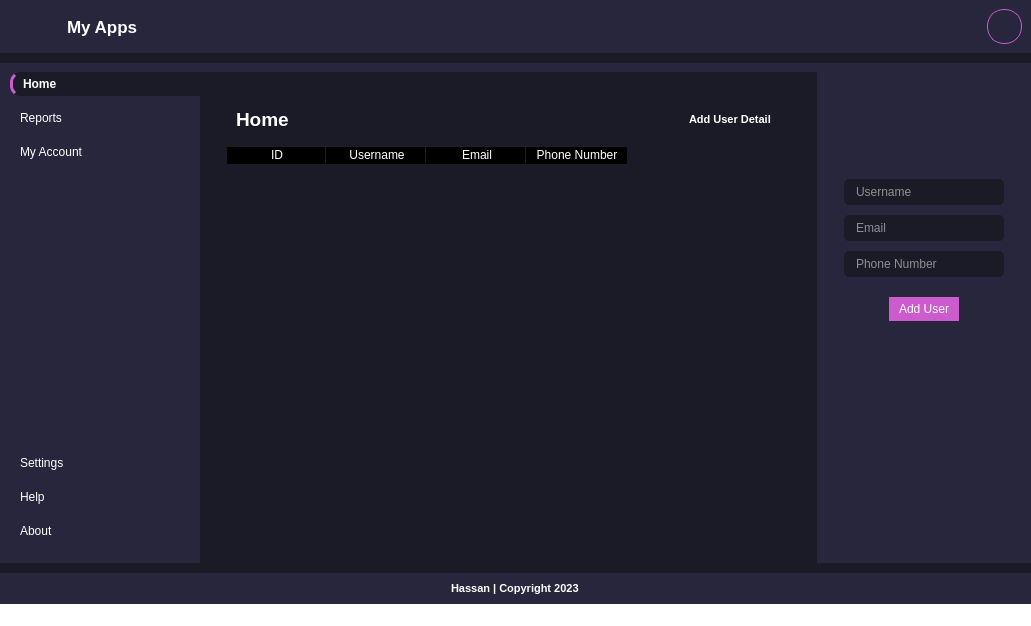
<?xml version="1.0" encoding="UTF-8"?>
<ui version="4.0">
 <class>MainWindow</class>
 <widget class="QMainWindow" name="MainWindow">
  <property name="geometry">
   <rect>
    <x>0</x>
    <y>0</y>
    <width>1031</width>
    <height>626</height>
   </rect>
  </property>
  <property name="windowTitle">
   <string>MainWindow</string>
  </property>
  <property name="styleSheet">
   <string notr="true">*{
	border: none;
	background-color:transparent;
	background:transparent;
	padding:0;
	margin:0;
	color: #fff;
}
#centralwidget, #mainBodyContent, QLineEdit{
	background-color:#1b1b27;
}
#header, #mainBody, #footer{
	background-color: #27263c;
}
#pushButton{
	border:1px solid #cc5bce;
	border-radius: 17px;
	text-align:center;
}
#addUserBtn{
	background-color: #cc5bce;
	border-radius: 13px;
}
#leftMenu, QPushButton{
	text-align:left;
	padding: 5px 10px;
	border-top-left-radius: 10px;
	border-bottom-left-radius: 10px;
	border-top-right-radius: 0px;
	border-bottom-right-radius: 0px;
	background-color:transparent;
}
#homeBtn{
	border-left:3px solid #cc5bce;
	font-weight:bold;
	background-color:#1b1b27;
}
QLineEdit{
	color:#fff;
	padding: 5px 10px;
	border-radius: 5px
}</string>
  </property>
  <widget class="QWidget" name="centralwidget">
   <layout class="QVBoxLayout" name="verticalLayout">
    <property name="spacing">
     <number>10</number>
    </property>
    <property name="leftMargin">
     <number>0</number>
    </property>
    <property name="topMargin">
     <number>0</number>
    </property>
    <property name="rightMargin">
     <number>0</number>
    </property>
    <property name="bottomMargin">
     <number>0</number>
    </property>
    <item alignment="Qt::AlignTop">
     <widget class="QWidget" name="header" native="true">
      <layout class="QHBoxLayout" name="horizontalLayout">
       <property name="spacing">
        <number>0</number>
       </property>
       <property name="leftMargin">
        <number>0</number>
       </property>
       <property name="topMargin">
        <number>0</number>
       </property>
       <property name="rightMargin">
        <number>0</number>
       </property>
       <property name="bottomMargin">
        <number>0</number>
       </property>
       <item alignment="Qt::AlignLeft">
        <widget class="QFrame" name="frame_2">
         <property name="frameShape">
          <enum>QFrame::StyledPanel</enum>
         </property>
         <property name="frameShadow">
          <enum>QFrame::Raised</enum>
         </property>
         <layout class="QHBoxLayout" name="horizontalLayout_4">
          <item alignment="Qt::AlignLeft">
           <widget class="QPushButton" name="menuBtn">
            <property name="cursor">
             <cursorShape>PointingHandCursor</cursorShape>
            </property>
            <property name="text">
             <string/>
            </property>
            <property name="icon">
             <iconset resource="QSS/QSS_Resources.qrc">
              <normaloff>:/icons/Icons/align-justify.png</normaloff>:/icons/Icons/align-justify.png</iconset>
            </property>
            <property name="iconSize">
             <size>
              <width>22</width>
              <height>22</height>
             </size>
            </property>
           </widget>
          </item>
          <item>
           <widget class="QLabel" name="label">
            <property name="font">
             <font>
              <pointsize>13</pointsize>
              <weight>75</weight>
              <bold>true</bold>
             </font>
            </property>
            <property name="text">
             <string>My Apps</string>
            </property>
           </widget>
          </item>
         </layout>
        </widget>
       </item>
       <item alignment="Qt::AlignRight">
        <widget class="QFrame" name="frame">
         <property name="frameShape">
          <enum>QFrame::StyledPanel</enum>
         </property>
         <property name="frameShadow">
          <enum>QFrame::Raised</enum>
         </property>
         <layout class="QHBoxLayout" name="horizontalLayout_3">
          <item>
           <widget class="QPushButton" name="pushButton_4">
            <property name="cursor">
             <cursorShape>PointingHandCursor</cursorShape>
            </property>
            <property name="text">
             <string/>
            </property>
            <property name="icon">
             <iconset resource="QSS/QSS_Resources.qrc">
              <normaloff>:/icons/Icons/search.png</normaloff>:/icons/Icons/search.png</iconset>
            </property>
            <property name="iconSize">
             <size>
              <width>22</width>
              <height>22</height>
             </size>
            </property>
           </widget>
          </item>
          <item>
           <widget class="QPushButton" name="pushButton_3">
            <property name="cursor">
             <cursorShape>PointingHandCursor</cursorShape>
            </property>
            <property name="text">
             <string/>
            </property>
            <property name="icon">
             <iconset resource="QSS/QSS_Resources.qrc">
              <normaloff>:/icons/Icons/bell.png</normaloff>:/icons/Icons/bell.png</iconset>
            </property>
            <property name="iconSize">
             <size>
              <width>22</width>
              <height>22</height>
             </size>
            </property>
           </widget>
          </item>
          <item>
           <widget class="QPushButton" name="pushButton_2">
            <property name="cursor">
             <cursorShape>PointingHandCursor</cursorShape>
            </property>
            <property name="text">
             <string/>
            </property>
            <property name="icon">
             <iconset resource="QSS/QSS_Resources.qrc">
              <normaloff>:/icons/Icons/activity.png</normaloff>:/icons/Icons/activity.png</iconset>
            </property>
            <property name="iconSize">
             <size>
              <width>22</width>
              <height>22</height>
             </size>
            </property>
           </widget>
          </item>
          <item>
           <widget class="QPushButton" name="pushButton">
            <property name="minimumSize">
             <size>
              <width>35</width>
              <height>35</height>
             </size>
            </property>
            <property name="maximumSize">
             <size>
              <width>35</width>
              <height>35</height>
             </size>
            </property>
            <property name="cursor">
             <cursorShape>PointingHandCursor</cursorShape>
            </property>
            <property name="text">
             <string/>
            </property>
            <property name="icon">
             <iconset resource="QSS/QSS_Resources.qrc">
              <normaloff>:/icons/Icons/user.png</normaloff>:/icons/Icons/user.png</iconset>
            </property>
            <property name="iconSize">
             <size>
              <width>25</width>
              <height>25</height>
             </size>
            </property>
           </widget>
          </item>
         </layout>
        </widget>
       </item>
      </layout>
     </widget>
    </item>
    <item>
     <widget class="QWidget" name="mainBody" native="true">
      <property name="sizePolicy">
       <sizepolicy hsizetype="Preferred" vsizetype="Expanding">
        <horstretch>0</horstretch>
        <verstretch>0</verstretch>
       </sizepolicy>
      </property>
      <property name="minimumSize">
       <size>
        <width>944</width>
        <height>499</height>
       </size>
      </property>
      <layout class="QHBoxLayout" name="horizontalLayout_2">
       <property name="spacing">
        <number>0</number>
       </property>
       <property name="leftMargin">
        <number>0</number>
       </property>
       <property name="rightMargin">
        <number>0</number>
       </property>
       <property name="bottomMargin">
        <number>0</number>
       </property>
       <item>
        <widget class="QCustomSlideMenu" name="leftMenu" native="true">
         <property name="minimumSize">
          <size>
           <width>200</width>
           <height>0</height>
          </size>
         </property>
         <layout class="QVBoxLayout" name="verticalLayout_3">
          <property name="spacing">
           <number>0</number>
          </property>
          <property name="leftMargin">
           <number>0</number>
          </property>
          <property name="topMargin">
           <number>0</number>
          </property>
          <property name="rightMargin">
           <number>0</number>
          </property>
          <property name="bottomMargin">
           <number>20</number>
          </property>
          <item>
           <widget class="QWidget" name="widget" native="true">
            <property name="minimumSize">
             <size>
              <width>200</width>
              <height>470</height>
             </size>
            </property>
            <layout class="QVBoxLayout" name="verticalLayout_4">
             <property name="spacing">
              <number>0</number>
             </property>
             <property name="leftMargin">
              <number>10</number>
             </property>
             <property name="topMargin">
              <number>0</number>
             </property>
             <property name="rightMargin">
              <number>0</number>
             </property>
             <property name="bottomMargin">
              <number>0</number>
             </property>
             <item>
              <widget class="QFrame" name="frame_3">
               <property name="frameShape">
                <enum>QFrame::StyledPanel</enum>
               </property>
               <property name="frameShadow">
                <enum>QFrame::Raised</enum>
               </property>
               <layout class="QVBoxLayout" name="verticalLayout_5">
                <property name="spacing">
                 <number>10</number>
                </property>
                <property name="leftMargin">
                 <number>0</number>
                </property>
                <property name="topMargin">
                 <number>0</number>
                </property>
                <property name="rightMargin">
                 <number>0</number>
                </property>
                <property name="bottomMargin">
                 <number>0</number>
                </property>
                <item>
                 <widget class="QPushButton" name="homeBtn">
                  <property name="cursor">
                   <cursorShape>PointingHandCursor</cursorShape>
                  </property>
                  <property name="styleSheet">
                   <string notr="true">background-color:#1b1b27;</string>
                  </property>
                  <property name="text">
                   <string>Home</string>
                  </property>
                  <property name="icon">
                   <iconset resource="QSS/QSS_Resources.qrc">
                    <normaloff>:/icons/Icons/home.png</normaloff>:/icons/Icons/home.png</iconset>
                  </property>
                 </widget>
                </item>
                <item>
                 <widget class="QPushButton" name="reportsBtn">
                  <property name="cursor">
                   <cursorShape>PointingHandCursor</cursorShape>
                  </property>
                  <property name="text">
                   <string>Reports</string>
                  </property>
                  <property name="icon">
                   <iconset resource="QSS/QSS_Resources.qrc">
                    <normaloff>:/icons/Icons/printer.png</normaloff>:/icons/Icons/printer.png</iconset>
                  </property>
                 </widget>
                </item>
                <item>
                 <widget class="QPushButton" name="accountBtn">
                  <property name="cursor">
                   <cursorShape>PointingHandCursor</cursorShape>
                  </property>
                  <property name="text">
                   <string>My Account</string>
                  </property>
                  <property name="icon">
                   <iconset resource="QSS/QSS_Resources.qrc">
                    <normaloff>:/icons/Icons/user.png</normaloff>:/icons/Icons/user.png</iconset>
                  </property>
                 </widget>
                </item>
               </layout>
              </widget>
             </item>
             <item>
              <spacer name="verticalSpacer">
               <property name="orientation">
                <enum>Qt::Vertical</enum>
               </property>
               <property name="sizeHint" stdset="0">
                <size>
                 <width>20</width>
                 <height>40</height>
                </size>
               </property>
              </spacer>
             </item>
             <item>
              <widget class="QFrame" name="frame_4">
               <property name="frameShape">
                <enum>QFrame::StyledPanel</enum>
               </property>
               <property name="frameShadow">
                <enum>QFrame::Raised</enum>
               </property>
               <layout class="QVBoxLayout" name="verticalLayout_6">
                <property name="spacing">
                 <number>10</number>
                </property>
                <property name="leftMargin">
                 <number>0</number>
                </property>
                <property name="topMargin">
                 <number>0</number>
                </property>
                <property name="rightMargin">
                 <number>0</number>
                </property>
                <property name="bottomMargin">
                 <number>0</number>
                </property>
                <item>
                 <widget class="QPushButton" name="settingBtn">
                  <property name="cursor">
                   <cursorShape>PointingHandCursor</cursorShape>
                  </property>
                  <property name="text">
                   <string>Settings</string>
                  </property>
                  <property name="icon">
                   <iconset resource="QSS/QSS_Resources.qrc">
                    <normaloff>:/icons/Icons/settings.png</normaloff>:/icons/Icons/settings.png</iconset>
                  </property>
                 </widget>
                </item>
                <item>
                 <widget class="QPushButton" name="helpBtn">
                  <property name="cursor">
                   <cursorShape>PointingHandCursor</cursorShape>
                  </property>
                  <property name="text">
                   <string>Help</string>
                  </property>
                  <property name="icon">
                   <iconset resource="QSS/QSS_Resources.qrc">
                    <normaloff>:/icons/Icons/help-circle.png</normaloff>:/icons/Icons/help-circle.png</iconset>
                  </property>
                 </widget>
                </item>
                <item>
                 <widget class="QPushButton" name="aboutBtn">
                  <property name="cursor">
                   <cursorShape>PointingHandCursor</cursorShape>
                  </property>
                  <property name="text">
                   <string>About</string>
                  </property>
                  <property name="icon">
                   <iconset resource="QSS/QSS_Resources.qrc">
                    <normaloff>:/icons/Icons/info.png</normaloff>:/icons/Icons/info.png</iconset>
                  </property>
                 </widget>
                </item>
               </layout>
              </widget>
             </item>
            </layout>
           </widget>
          </item>
         </layout>
        </widget>
       </item>
       <item>
        <widget class="QWidget" name="mainBodyContent" native="true">
         <layout class="QVBoxLayout" name="verticalLayout_2">
          <item>
           <widget class="QCustomStackedWidget" name="mainPages">
            <widget class="QWidget" name="homePage">
             <layout class="QVBoxLayout" name="verticalLayout_10">
              <item>
               <widget class="QWidget" name="widget_3" native="true">
                <layout class="QVBoxLayout" name="verticalLayout_11">
                 <item>
                  <widget class="QFrame" name="frame_6">
                   <property name="frameShape">
                    <enum>QFrame::StyledPanel</enum>
                   </property>
                   <property name="frameShadow">
                    <enum>QFrame::Raised</enum>
                   </property>
                   <layout class="QHBoxLayout" name="horizontalLayout_6">
                    <item alignment="Qt::AlignLeft">
                     <widget class="QLabel" name="label_8">
                      <property name="font">
                       <font>
                        <pointsize>14</pointsize>
                        <weight>75</weight>
                        <bold>true</bold>
                       </font>
                      </property>
                      <property name="text">
                       <string>Home</string>
                      </property>
                     </widget>
                    </item>
                    <item alignment="Qt::AlignRight">
                     <widget class="QPushButton" name="showUserFromBtn">
                      <property name="font">
                       <font>
                        <pointsize>8</pointsize>
                        <weight>75</weight>
                        <bold>true</bold>
                       </font>
                      </property>
                      <property name="cursor">
                       <cursorShape>PointingHandCursor</cursorShape>
                      </property>
                      <property name="text">
                       <string>Add User Detail</string>
                      </property>
                      <property name="icon">
                       <iconset resource="QSS/QSS_Resources.qrc">
                        <normaloff>:/icons/Icons/file-plus.png</normaloff>:/icons/Icons/file-plus.png</iconset>
                      </property>
                      <property name="iconSize">
                       <size>
                        <width>22</width>
                        <height>22</height>
                       </size>
                      </property>
                     </widget>
                    </item>
                   </layout>
                  </widget>
                 </item>
                 <item>
                  <widget class="QTableWidget" name="tableWidget">
                   <column>
                    <property name="text">
                     <string>ID</string>
                    </property>
                   </column>
                   <column>
                    <property name="text">
                     <string>Username</string>
                    </property>
                   </column>
                   <column>
                    <property name="text">
                     <string>Email</string>
                    </property>
                   </column>
                   <column>
                    <property name="text">
                     <string>Phone Number</string>
                    </property>
                   </column>
                  </widget>
                 </item>
                </layout>
               </widget>
              </item>
             </layout>
            </widget>
            <widget class="QWidget" name="reportsPage">
             <widget class="QLabel" name="label_7">
              <property name="geometry">
               <rect>
                <x>120</x>
                <y>140</y>
                <width>181</width>
                <height>71</height>
               </rect>
              </property>
              <property name="font">
               <font>
                <pointsize>14</pointsize>
                <weight>75</weight>
                <bold>true</bold>
               </font>
              </property>
              <property name="text">
               <string>Reports</string>
              </property>
             </widget>
            </widget>
            <widget class="QWidget" name="accountsPage">
             <widget class="QLabel" name="label_6">
              <property name="geometry">
               <rect>
                <x>160</x>
                <y>170</y>
                <width>181</width>
                <height>71</height>
               </rect>
              </property>
              <property name="font">
               <font>
                <pointsize>14</pointsize>
                <weight>75</weight>
                <bold>true</bold>
               </font>
              </property>
              <property name="text">
               <string>Account</string>
              </property>
             </widget>
            </widget>
            <widget class="QWidget" name="settingsPage">
             <widget class="QLabel" name="label_5">
              <property name="geometry">
               <rect>
                <x>170</x>
                <y>160</y>
                <width>181</width>
                <height>71</height>
               </rect>
              </property>
              <property name="font">
               <font>
                <pointsize>14</pointsize>
                <weight>75</weight>
                <bold>true</bold>
               </font>
              </property>
              <property name="text">
               <string>Setting</string>
              </property>
             </widget>
            </widget>
            <widget class="QWidget" name="helpPage">
             <widget class="QLabel" name="label_4">
              <property name="geometry">
               <rect>
                <x>170</x>
                <y>110</y>
                <width>181</width>
                <height>71</height>
               </rect>
              </property>
              <property name="font">
               <font>
                <pointsize>14</pointsize>
                <weight>75</weight>
                <bold>true</bold>
               </font>
              </property>
              <property name="text">
               <string>Help</string>
              </property>
             </widget>
            </widget>
            <widget class="QWidget" name="aboutPage">
             <widget class="QLabel" name="label_3">
              <property name="geometry">
               <rect>
                <x>190</x>
                <y>140</y>
                <width>181</width>
                <height>71</height>
               </rect>
              </property>
              <property name="font">
               <font>
                <pointsize>14</pointsize>
                <weight>75</weight>
                <bold>true</bold>
               </font>
              </property>
              <property name="text">
               <string>About</string>
              </property>
             </widget>
            </widget>
           </widget>
          </item>
         </layout>
        </widget>
       </item>
       <item>
        <widget class="QCustomSlideMenu" name="rightMenu" native="true">
         <property name="minimumSize">
          <size>
           <width>200</width>
           <height>0</height>
          </size>
         </property>
         <layout class="QVBoxLayout" name="verticalLayout_7">
          <item alignment="Qt::AlignHCenter|Qt::AlignTop">
           <widget class="QWidget" name="widget_2" native="true">
            <property name="minimumSize">
             <size>
              <width>196</width>
              <height>249</height>
             </size>
            </property>
            <layout class="QVBoxLayout" name="verticalLayout_8">
             <item alignment="Qt::AlignHCenter">
              <widget class="QLabel" name="label_2">
               <property name="minimumSize">
                <size>
                 <width>70</width>
                 <height>70</height>
                </size>
               </property>
               <property name="maximumSize">
                <size>
                 <width>70</width>
                 <height>70</height>
                </size>
               </property>
               <property name="text">
                <string/>
               </property>
               <property name="pixmap">
                <pixmap resource="QSS/QSS_Resources.qrc">:/icons/Icons/edit.png</pixmap>
               </property>
               <property name="scaledContents">
                <bool>true</bool>
               </property>
              </widget>
             </item>
             <item>
              <widget class="QFrame" name="frame_5">
               <property name="frameShape">
                <enum>QFrame::StyledPanel</enum>
               </property>
               <property name="frameShadow">
                <enum>QFrame::Raised</enum>
               </property>
               <layout class="QVBoxLayout" name="verticalLayout_9">
                <item>
                 <widget class="QLineEdit" name="userName">
                  <property name="placeholderText">
                   <string>Username</string>
                  </property>
                 </widget>
                </item>
                <item>
                 <widget class="QLineEdit" name="email">
                  <property name="placeholderText">
                   <string>Email</string>
                  </property>
                 </widget>
                </item>
                <item>
                 <widget class="QLineEdit" name="phoneNo">
                  <property name="placeholderText">
                   <string>Phone Number</string>
                  </property>
                 </widget>
                </item>
               </layout>
              </widget>
             </item>
             <item alignment="Qt::AlignHCenter">
              <widget class="QPushButton" name="addUserBtn">
               <property name="cursor">
                <cursorShape>PointingHandCursor</cursorShape>
               </property>
               <property name="text">
                <string>Add User</string>
               </property>
               <property name="icon">
                <iconset resource="QSS/QSS_Resources.qrc">
                 <normaloff>:/icons/Icons/file-plus.png</normaloff>:/icons/Icons/file-plus.png</iconset>
               </property>
               <property name="iconSize">
                <size>
                 <width>22</width>
                 <height>22</height>
                </size>
               </property>
              </widget>
             </item>
            </layout>
           </widget>
          </item>
         </layout>
        </widget>
       </item>
      </layout>
     </widget>
    </item>
    <item>
     <widget class="QWidget" name="footer" native="true">
      <layout class="QHBoxLayout" name="horizontalLayout_5">
       <item alignment="Qt::AlignHCenter">
        <widget class="QLabel" name="label_9">
         <property name="font">
          <font>
           <pointsize>8</pointsize>
           <weight>75</weight>
           <bold>true</bold>
          </font>
         </property>
         <property name="text">
          <string>Hassan | Copyright 2023</string>
         </property>
        </widget>
       </item>
      </layout>
     </widget>
    </item>
   </layout>
  </widget>
  <widget class="QStatusBar" name="statusbar"/>
 </widget>
 <customwidgets>
  <customwidget>
   <class>QCustomSlideMenu</class>
   <extends>QWidget</extends>
   <header location="global">Custom_Widgets.Widgets.h</header>
   <container>1</container>
  </customwidget>
  <customwidget>
   <class>QCustomStackedWidget</class>
   <extends>QStackedWidget</extends>
   <header location="global">Custom_Widgets.Widgets.h</header>
   <container>1</container>
  </customwidget>
 </customwidgets>
 <resources>
  <include location="QSS/QSS_Resources.qrc"/>
 </resources>
 <connections/>
</ui>
